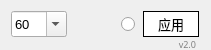
<?xml version="1.0" encoding="UTF-8"?>
<ui version="4.0">
 <class>dwrgFpsSetter</class>
 <widget class="QDialog" name="dwrgFpsSetter">
  <property name="geometry">
   <rect>
    <x>0</x>
    <y>0</y>
    <width>211</width>
    <height>50</height>
   </rect>
  </property>
  <property name="minimumSize">
   <size>
    <width>211</width>
    <height>50</height>
   </size>
  </property>
  <property name="maximumSize">
   <size>
    <width>211</width>
    <height>50</height>
   </size>
  </property>
  <property name="font">
   <font>
    <family>Microsoft YaHei UI</family>
    <pointsize>10</pointsize>
   </font>
  </property>
  <property name="windowTitle">
   <string>第五帧率解锁</string>
  </property>
  <widget class="QComboBox" name="fpscombox">
   <property name="geometry">
    <rect>
     <x>11</x>
     <y>11</y>
     <width>56</width>
     <height>26</height>
    </rect>
   </property>
   <property name="focusPolicy">
    <enum>Qt::StrongFocus</enum>
   </property>
   <property name="editable">
    <bool>true</bool>
   </property>
   <item>
    <property name="text">
     <string>60</string>
    </property>
   </item>
   <item>
    <property name="text">
     <string>75</string>
    </property>
   </item>
   <item>
    <property name="text">
     <string>120</string>
    </property>
   </item>
   <item>
    <property name="text">
     <string>144</string>
    </property>
   </item>
   <item>
    <property name="text">
     <string>165</string>
    </property>
   </item>
   <item>
    <property name="text">
     <string>240</string>
    </property>
   </item>
  </widget>
  <widget class="QRadioButton" name="autoappradio">
   <property name="geometry">
    <rect>
     <x>121</x>
     <y>16</y>
     <width>18</width>
     <height>16</height>
    </rect>
   </property>
   <property name="toolTip">
    <string>&lt;html&gt;&lt;head/&gt;&lt;body&gt;&lt;p&gt;下次启动时自动应用&lt;/p&gt;&lt;/body&gt;&lt;/html&gt;</string>
   </property>
   <property name="text">
    <string/>
   </property>
  </widget>
  <widget class="QPushButton" name="applybutton">
   <property name="geometry">
    <rect>
     <x>143</x>
     <y>11</y>
     <width>56</width>
     <height>26</height>
    </rect>
   </property>
   <property name="styleSheet">
    <string notr="true">
     QPushButton {
    border: 1px solid;
	background-color:#ffffff
}

QPushButton:hover {

	background-color:#cccccc
}

QPushButton:pressed
{
	border: none;
	background-color: #999999;
}
     QPushButton:disabled{
     border: none;
     background-color: #999999;
     }
</string>
   </property>
   <property name="text">
    <string>应用</string>
   </property>
  </widget>
  <widget class="QPushButton" name="curframerate">
   <property name="geometry">
    <rect>
     <x>77</x>
     <y>11</y>
     <width>34</width>
     <height>26</height>
    </rect>
   </property>
   <property name="focusPolicy">
    <enum>Qt::ClickFocus</enum>
   </property>
   <property name="toolTip">
    <string>&lt;html&gt;&lt;head/&gt;&lt;body&gt;&lt;p&gt;实时帧率&lt;/p&gt;&lt;/body&gt;&lt;/html&gt;</string>
   </property>
   <property name="styleSheet">
    <string notr="true">.QPushButton{border: none; background: transparent;}</string>
   </property>
   <property name="text">
    <string/>
   </property>
   <property name="default">
    <bool>false</bool>
   </property>
  </widget>
  <widget class="QLabel" name="version">
   <property name="geometry">
    <rect>
     <x>164</x>
     <y>38</y>
     <width>32</width>
     <height>20</height>
    </rect>
   </property>
   <property name="font">
    <font>
     <family>Microsoft YaHei</family>
     <pointsize>7</pointsize>
    </font>
   </property>
   <property name="styleSheet">
    <string notr="true">color:grey</string>
   </property>
   <property name="text">
    <string>v2.0</string>
   </property>
   <property name="alignment">
    <set>Qt::AlignRight|Qt::AlignTop|Qt::AlignTrailing</set>
   </property>
  </widget>
 </widget>
 <resources/>
 <connections/>
</ui>
